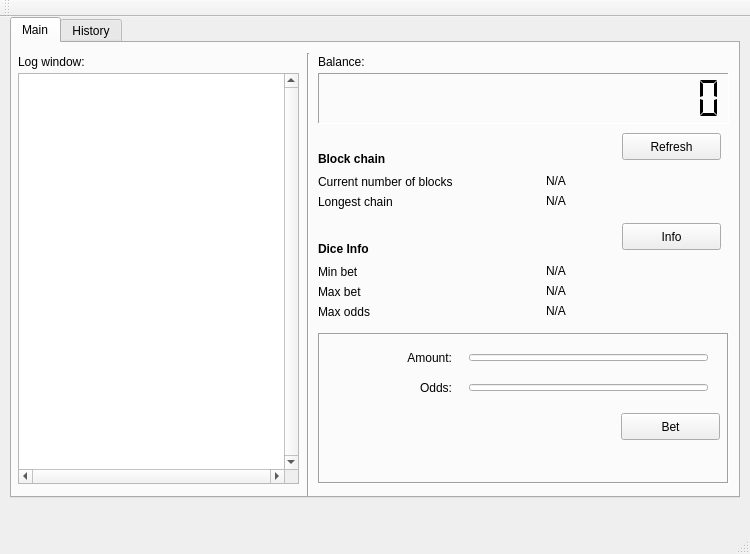
<?xml version="1.0" encoding="UTF-8"?>
<ui version="4.0">
 <class>MainWindow</class>
 <widget class="QMainWindow" name="MainWindow">
  <property name="geometry">
   <rect>
    <x>0</x>
    <y>0</y>
    <width>750</width>
    <height>554</height>
   </rect>
  </property>
  <property name="sizePolicy">
   <sizepolicy hsizetype="Preferred" vsizetype="Preferred">
    <horstretch>0</horstretch>
    <verstretch>0</verstretch>
   </sizepolicy>
  </property>
  <property name="windowTitle">
   <string>MainWindow</string>
  </property>
  <widget class="QWidget" name="centralWidget">
   <widget class="QTabWidget" name="tabWidget">
    <property name="geometry">
     <rect>
      <x>10</x>
      <y>0</y>
      <width>730</width>
      <height>481</height>
     </rect>
    </property>
    <property name="currentIndex">
     <number>0</number>
    </property>
    <widget class="QWidget" name="tab">
     <attribute name="title">
      <string>Main</string>
     </attribute>
     <widget class="QPushButton" name="refreshButton">
      <property name="geometry">
       <rect>
        <x>610</x>
        <y>90</y>
        <width>99</width>
        <height>27</height>
       </rect>
      </property>
      <property name="text">
       <string>Refresh</string>
      </property>
     </widget>
     <widget class="QLabel" name="numberOfBlocks">
      <property name="geometry">
       <rect>
        <x>534</x>
        <y>130</y>
        <width>472</width>
        <height>17</height>
       </rect>
      </property>
      <property name="cursor">
       <cursorShape>IBeamCursor</cursorShape>
      </property>
      <property name="text">
       <string>N/A</string>
      </property>
      <property name="textFormat">
       <enum>Qt::PlainText</enum>
      </property>
      <property name="textInteractionFlags">
       <set>Qt::LinksAccessibleByMouse|Qt::TextSelectableByKeyboard|Qt::TextSelectableByMouse</set>
      </property>
     </widget>
     <widget class="QLabel" name="label_11">
      <property name="geometry">
       <rect>
        <x>306</x>
        <y>197</y>
        <width>216</width>
        <height>17</height>
       </rect>
      </property>
      <property name="font">
       <font>
        <weight>75</weight>
        <bold>true</bold>
       </font>
      </property>
      <property name="text">
       <string>Dice Info</string>
      </property>
     </widget>
     <widget class="Line" name="line">
      <property name="geometry">
       <rect>
        <x>286</x>
        <y>10</y>
        <width>20</width>
        <height>461</height>
       </rect>
      </property>
      <property name="orientation">
       <enum>Qt::Vertical</enum>
      </property>
     </widget>
     <widget class="QLabel" name="longestChain">
      <property name="geometry">
       <rect>
        <x>534</x>
        <y>150</y>
        <width>472</width>
        <height>17</height>
       </rect>
      </property>
      <property name="cursor">
       <cursorShape>IBeamCursor</cursorShape>
      </property>
      <property name="text">
       <string>N/A</string>
      </property>
      <property name="textFormat">
       <enum>Qt::PlainText</enum>
      </property>
      <property name="textInteractionFlags">
       <set>Qt::LinksAccessibleByMouse|Qt::TextSelectableByKeyboard|Qt::TextSelectableByMouse</set>
      </property>
     </widget>
     <widget class="QLabel" name="minBet">
      <property name="geometry">
       <rect>
        <x>534</x>
        <y>220</y>
        <width>472</width>
        <height>17</height>
       </rect>
      </property>
      <property name="cursor">
       <cursorShape>IBeamCursor</cursorShape>
      </property>
      <property name="text">
       <string>N/A</string>
      </property>
      <property name="textFormat">
       <enum>Qt::PlainText</enum>
      </property>
      <property name="textInteractionFlags">
       <set>Qt::LinksAccessibleByMouse|Qt::TextSelectableByKeyboard|Qt::TextSelectableByMouse</set>
      </property>
     </widget>
     <widget class="QLabel" name="label_4">
      <property name="geometry">
       <rect>
        <x>306</x>
        <y>150</y>
        <width>216</width>
        <height>17</height>
       </rect>
      </property>
      <property name="text">
       <string>Longest chain</string>
      </property>
     </widget>
     <widget class="QPushButton" name="refreshButton_2">
      <property name="geometry">
       <rect>
        <x>610</x>
        <y>180</y>
        <width>99</width>
        <height>27</height>
       </rect>
      </property>
      <property name="text">
       <string>Info</string>
      </property>
     </widget>
     <widget class="QFrame" name="frame">
      <property name="geometry">
       <rect>
        <x>306</x>
        <y>290</y>
        <width>411</width>
        <height>151</height>
       </rect>
      </property>
      <property name="frameShape">
       <enum>QFrame::Box</enum>
      </property>
      <property name="frameShadow">
       <enum>QFrame::Sunken</enum>
      </property>
      <widget class="QWidget" name="layoutWidget">
       <property name="geometry">
        <rect>
         <x>140</x>
         <y>10</y>
         <width>261</width>
         <height>29</height>
        </rect>
       </property>
       <layout class="QHBoxLayout" name="horizontalLayoutAmount" stretch="0">
        <item>
         <widget class="QLineEdit" name="betAmount"/>
        </item>
       </layout>
      </widget>
      <widget class="QLabel" name="amountLabel">
       <property name="geometry">
        <rect>
         <x>70</x>
         <y>10</y>
         <width>64</width>
         <height>29</height>
        </rect>
       </property>
       <property name="text">
        <string>Amount:</string>
       </property>
       <property name="alignment">
        <set>Qt::AlignRight|Qt::AlignTrailing|Qt::AlignVCenter</set>
       </property>
       <property name="buddy">
        <cstring>betAmount</cstring>
       </property>
      </widget>
      <widget class="QLabel" name="oddsLabel">
       <property name="geometry">
        <rect>
         <x>70</x>
         <y>40</y>
         <width>64</width>
         <height>29</height>
        </rect>
       </property>
       <property name="text">
        <string>Odds:</string>
       </property>
       <property name="alignment">
        <set>Qt::AlignRight|Qt::AlignTrailing|Qt::AlignVCenter</set>
       </property>
       <property name="buddy">
        <cstring>betAmount</cstring>
       </property>
      </widget>
      <widget class="QWidget" name="layoutWidget_2">
       <property name="geometry">
        <rect>
         <x>140</x>
         <y>40</y>
         <width>261</width>
         <height>29</height>
        </rect>
       </property>
       <layout class="QHBoxLayout" name="horizontalLayoutAmount_4" stretch="0">
        <item>
         <widget class="QLineEdit" name="oddsAmount"/>
        </item>
       </layout>
      </widget>
      <widget class="QPushButton" name="betButton">
       <property name="geometry">
        <rect>
         <x>303</x>
         <y>80</y>
         <width>99</width>
         <height>27</height>
        </rect>
       </property>
       <property name="styleSheet">
        <string notr="true"/>
       </property>
       <property name="text">
        <string>Bet</string>
       </property>
      </widget>
     </widget>
     <widget class="QLabel" name="label_10">
      <property name="geometry">
       <rect>
        <x>306</x>
        <y>107</y>
        <width>216</width>
        <height>17</height>
       </rect>
      </property>
      <property name="font">
       <font>
        <weight>75</weight>
        <bold>true</bold>
       </font>
      </property>
      <property name="text">
       <string>Block chain</string>
      </property>
     </widget>
     <widget class="QLabel" name="label_7">
      <property name="geometry">
       <rect>
        <x>306</x>
        <y>260</y>
        <width>216</width>
        <height>17</height>
       </rect>
      </property>
      <property name="text">
       <string>Max odds</string>
      </property>
     </widget>
     <widget class="QTextBrowser" name="logWindow">
      <property name="geometry">
       <rect>
        <x>6</x>
        <y>30</y>
        <width>281</width>
        <height>411</height>
       </rect>
      </property>
      <property name="verticalScrollBarPolicy">
       <enum>Qt::ScrollBarAlwaysOn</enum>
      </property>
      <property name="horizontalScrollBarPolicy">
       <enum>Qt::ScrollBarAlwaysOn</enum>
      </property>
     </widget>
     <widget class="QLabel" name="label_6">
      <property name="geometry">
       <rect>
        <x>306</x>
        <y>240</y>
        <width>216</width>
        <height>17</height>
       </rect>
      </property>
      <property name="text">
       <string>Max bet</string>
      </property>
     </widget>
     <widget class="QLabel" name="label">
      <property name="geometry">
       <rect>
        <x>306</x>
        <y>10</y>
        <width>67</width>
        <height>17</height>
       </rect>
      </property>
      <property name="text">
       <string>Balance:</string>
      </property>
     </widget>
     <widget class="QLabel" name="label_5">
      <property name="geometry">
       <rect>
        <x>306</x>
        <y>220</y>
        <width>216</width>
        <height>17</height>
       </rect>
      </property>
      <property name="text">
       <string>Min bet</string>
      </property>
     </widget>
     <widget class="QLabel" name="link1">
      <property name="geometry">
       <rect>
        <x>634</x>
        <y>460</y>
        <width>81</width>
        <height>20</height>
       </rect>
      </property>
      <property name="text">
       <string>BitcoinTalk</string>
      </property>
      <property name="alignment">
       <set>Qt::AlignRight|Qt::AlignTrailing|Qt::AlignVCenter</set>
      </property>
     </widget>
     <widget class="QLabel" name="maxOdds">
      <property name="geometry">
       <rect>
        <x>534</x>
        <y>260</y>
        <width>472</width>
        <height>17</height>
       </rect>
      </property>
      <property name="cursor">
       <cursorShape>IBeamCursor</cursorShape>
      </property>
      <property name="text">
       <string>N/A</string>
      </property>
      <property name="textFormat">
       <enum>Qt::PlainText</enum>
      </property>
      <property name="textInteractionFlags">
       <set>Qt::LinksAccessibleByMouse|Qt::TextSelectableByKeyboard|Qt::TextSelectableByMouse</set>
      </property>
     </widget>
     <widget class="QLabel" name="maxBet">
      <property name="geometry">
       <rect>
        <x>534</x>
        <y>240</y>
        <width>472</width>
        <height>17</height>
       </rect>
      </property>
      <property name="cursor">
       <cursorShape>IBeamCursor</cursorShape>
      </property>
      <property name="text">
       <string>N/A</string>
      </property>
      <property name="textFormat">
       <enum>Qt::PlainText</enum>
      </property>
      <property name="textInteractionFlags">
       <set>Qt::LinksAccessibleByMouse|Qt::TextSelectableByKeyboard|Qt::TextSelectableByMouse</set>
      </property>
     </widget>
     <widget class="QLabel" name="label_2">
      <property name="geometry">
       <rect>
        <x>6</x>
        <y>10</y>
        <width>91</width>
        <height>17</height>
       </rect>
      </property>
      <property name="text">
       <string>Log window:</string>
      </property>
     </widget>
     <widget class="QLabel" name="label_3">
      <property name="geometry">
       <rect>
        <x>306</x>
        <y>130</y>
        <width>216</width>
        <height>17</height>
       </rect>
      </property>
      <property name="text">
       <string>Current number of blocks</string>
      </property>
     </widget>
     <widget class="QLCDNumber" name="lcdBalance">
      <property name="geometry">
       <rect>
        <x>306</x>
        <y>30</y>
        <width>411</width>
        <height>51</height>
       </rect>
      </property>
      <property name="frameShape">
       <enum>QFrame::Panel</enum>
      </property>
      <property name="frameShadow">
       <enum>QFrame::Sunken</enum>
      </property>
      <property name="smallDecimalPoint">
       <bool>true</bool>
      </property>
      <property name="digitCount">
       <number>16</number>
      </property>
      <property name="mode">
       <enum>QLCDNumber::Dec</enum>
      </property>
      <property name="segmentStyle">
       <enum>QLCDNumber::Flat</enum>
      </property>
      <property name="value" stdset="0">
       <double>0.000000000000000</double>
      </property>
     </widget>
    </widget>
    <widget class="QWidget" name="tab_2">
     <attribute name="title">
      <string>History</string>
     </attribute>
    </widget>
   </widget>
  </widget>
  <widget class="QMenuBar" name="menuBar">
   <property name="geometry">
    <rect>
     <x>0</x>
     <y>0</y>
     <width>750</width>
     <height>25</height>
    </rect>
   </property>
  </widget>
  <widget class="QToolBar" name="mainToolBar">
   <attribute name="toolBarArea">
    <enum>TopToolBarArea</enum>
   </attribute>
   <attribute name="toolBarBreak">
    <bool>false</bool>
   </attribute>
  </widget>
  <widget class="QStatusBar" name="statusBar"/>
 </widget>
 <layoutdefault spacing="6" margin="11"/>
 <resources/>
 <connections/>
</ui>
